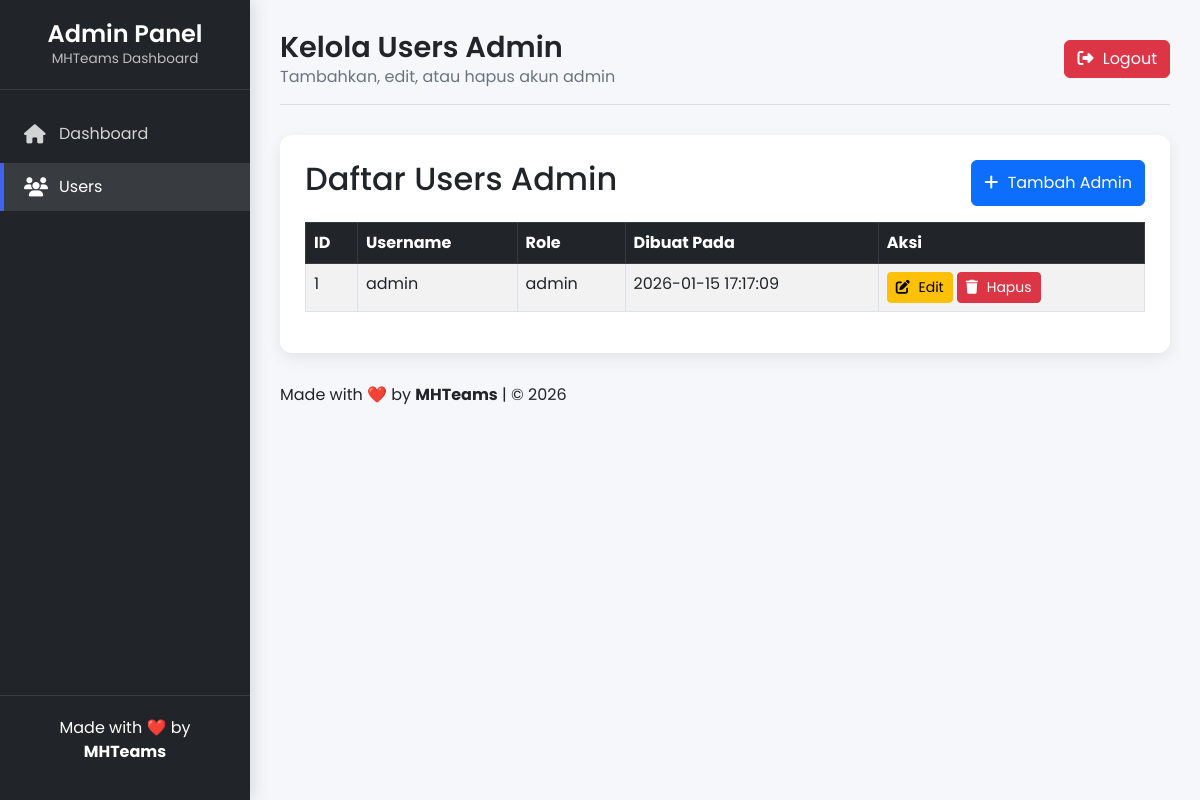
Before: /admin/users.php (signed in) with the older database file.
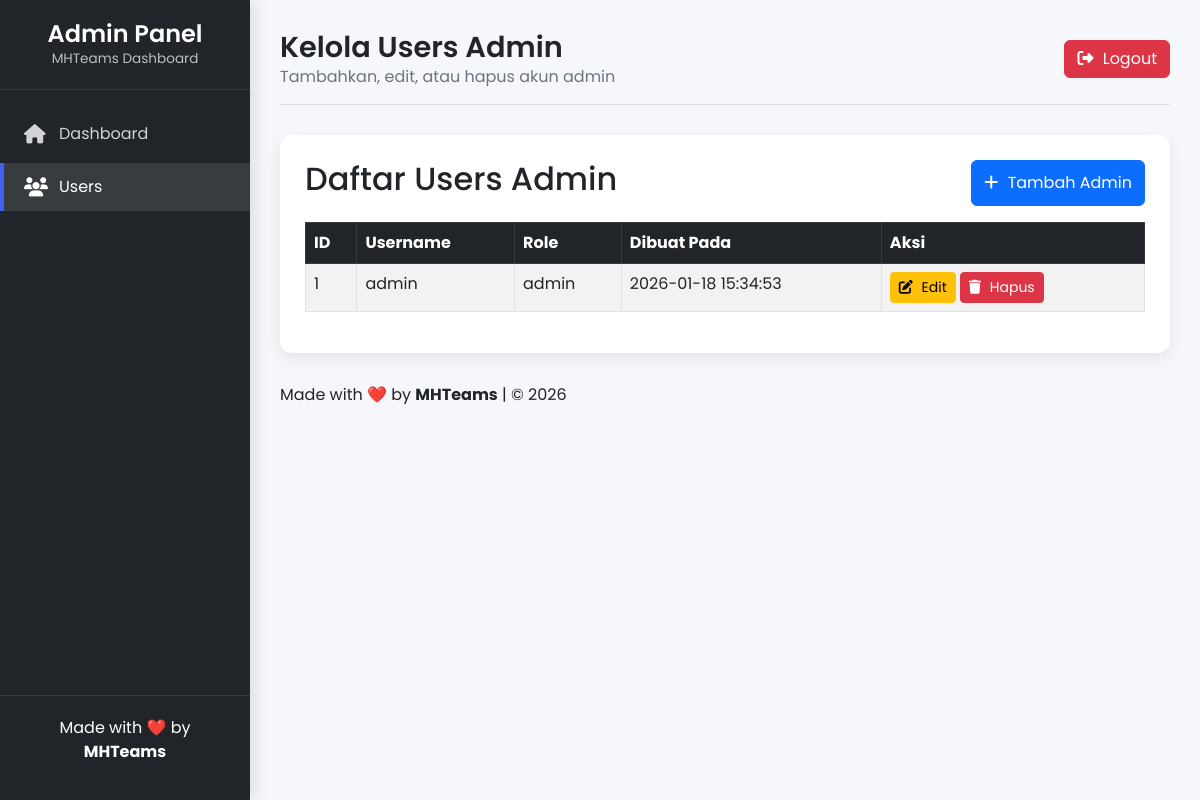
After: the same page with the newer database file.
### tables this page shows
CREATE TABLE users (
            id INTEGER PRIMARY KEY AUTOINCREMENT,
            username TEXT UNIQUE NOT NULL,
            password TEXT NOT NULL,
            role TEXT NOT NULL CHECK(role='admin'),
            created_at DATETIME DEFAULT CURRENT_TIMESTAMP
        );

### admin/users.php (the view, shortened to what this page needs)
    <?php
include "../config.php";
$users = $conn->query("SELECT id, username, role, created_at FROM users ORDER BY id DESC")->fetchAll(PDO::FETCH_ASSOC);
?>
<!DOCTYPE html>
<html lang="id">
<head>
    <link href="https://cdn.jsdelivr.net/npm/bootstrap@5.3.0/dist/css/bootstrap.min.css" rel="stylesheet">
    <link rel="stylesheet" href="https://cdnjs.cloudflare.com/ajax/libs/font-awesome/6.5.1/css/all.min.css">
</head>
<body>
<div class="admin-container">
    <div class="sidebar" id="sidebar">
        <div class="sidebar-header">
            <h3>Admin Panel</h3>
            <p>MHTeams Dashboard</p>
        </div>
        <div class="sidebar-menu">
            <ul>
                <li><a href="dashboard.php"><i class="fas fa-home"></i> Dashboard</a></li>
                <li><a href="users.php" class="active"><i class="fas fa-users"></i> Users</a></li>
            </ul>
        </div>
        <div class="sidebar-footer">
            <p>Made with ❤️ by <strong>MHTeams</strong></p>
        </div>
    </div>
    <div class="main-content">
        <div class="header">
            <div class="welcome-text">
                <h1>Kelola Users Admin</h1>
                <p>Tambahkan, edit, atau hapus akun admin</p>
            </div>
            <div class="user-info">
                <a href="logout.php" class="btn btn-danger"><i class="fas fa-right-from-bracket"></i> Logout</a>
            </div>
        </div>
        <div class="page-content">
            <div class="d-flex justify-content-between mb-3">
                <h2>Daftar Users Admin</h2>
                <button class="btn btn-primary" data-bs-toggle="modal" data-bs-target="#addModal">
                    <i class="fas fa-plus"></i> Tambah Admin
                </button>
            </div>
            <?php if(count($users) > 0): ?>
            <table class="table table-bordered table-striped">
                <thead class="table-dark">
                    <tr>
                        <th>ID</th>
                        <th>Username</th>
                        <th>Role</th>
                        <th>Dibuat Pada</th>
                        <th>Aksi</th>
                    </tr>
                </thead>
                <tbody>
                    <?php foreach($users as $u): ?>
                    <tr>
                        <td><?= $u['id'] ?></td>
                        <td><?= htmlspecialchars($u['username']) ?></td>
                        <td><?= $u['role'] ?></td>
                        <td><?= $u['created_at'] ?></td>
                        <td>
                            <div class="d-flex gap-1">
                                <button class="btn btn-warning btn-sm" data-bs-toggle="modal" data-bs-target="#editModal<?= $u['id'] ?>">
                                    <i class="fas fa-edit"></i> Edit
                                </button>
                                <form method="post" class="d-inline" onsubmit="return confirm('Yakin ingin menghapus user ini?');">
                                    <button class="btn btn-danger btn-sm"><i class="fas fa-trash"></i> Hapus</button>
                                </form>
                            </div>
                        </td>
                    </tr>
                    <?php endforeach; ?>
                </tbody>
            </table>
            <?php endif; ?>
        </div>
        <div class="footer mt-4">
            <p>Made with ❤️ by <strong>MHTeams</strong> | © <?= date('Y'); ?></p>
        </div>
    </div>
</div>
</body>
</html>

Changed rows visible on the page:
changed users "admin": created_at "2026-01-15 17:17:09" → "2026-01-18 15:34:53"
